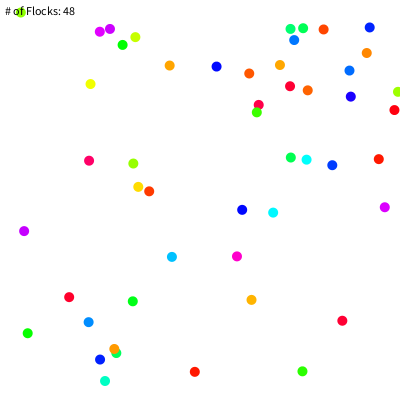
Frame 1 (no input)
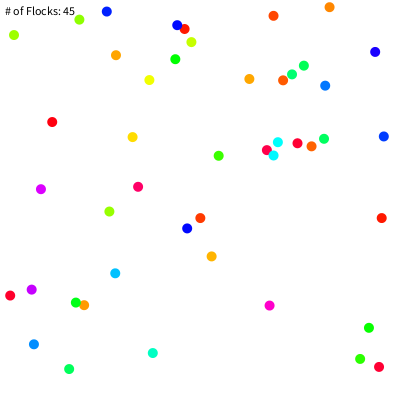
Frame 60 (the mouse pressed at the canvas centre just before this capture)
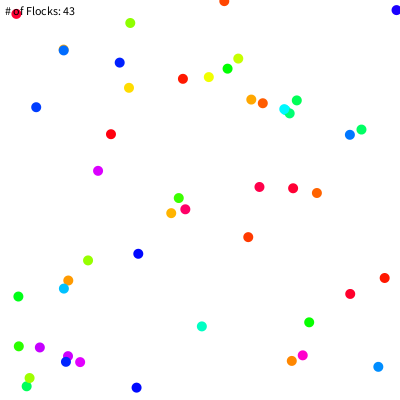
Frame 120 (the mouse held since frame 60 and released just before this capture)

The Processing sketch that drew these frames (run headless with seeded random() and noise(); from frame 60 on, the mouse is pressed at the canvas centre):

// Processing sketch: processing_115639
// ── processing_115639.pde

ArrayList<Flock> allFlocks;
ArrayList<Dot> allDots;
int nDots;

void setup() {
  size(400, 400);
  colorMode(HSB, 100);
  noStroke();

  nDots = 50;

  allFlocks = new ArrayList<Flock>();

  allDots = new ArrayList<Dot>();
  for (int i=0; i<nDots; i++) {
    float x = random(width);
    float y = random(height);
    float s = random(0, 100);
    Dot d = new Dot(x, y, s, 10);
    allDots.add(d);
  }
}

void draw() {
  background(0, 0, 100);

  for (int i=0; i<allDots.size(); i++) {
    Dot ithDot = allDots.get(i);
    Flock iFlock = ithDot.flock;
    PVector ip = ithDot.position;
    
    float shadeDiff = iFlock.avgShade - ithDot.shade;
    if (shadeDiff>1.0) {
      ithDot.shade+=(shadeDiff*ithDot.agreeableness/100.0);
    }

    if (iFlock.stdev>(40.0*ithDot.openness)) {
      iFlock.removeDot(ithDot);
      if (iFlock.flockSize()==0) {
        allFlocks.remove(iFlock);
      }
      Flock fnew = new Flock();
      fnew.addDot(ithDot);
      ithDot.flock = fnew;
    }
    else {
      for (int j=0; j<i; j++) {
        Dot jthDot = allDots.get(j);
        Flock jFlock = jthDot.flock;
        PVector jp = jthDot.position;

        float dx = ip.x-jp.x;
        float dy = ip.y-jp.y;
        float dh = sqrt(dx*dx+dy*dy);

        if (dh > ithDot.radius && dh<ithDot.radius*20) {

          float componentInX = dx/dh;
          float componentInY = dy/dh;
          float proportionToDistanceSquared = 1.0/(dh*dh);

          float attraction = ithDot.checkCompatibility(jthDot.flock.avgShade);

          if (attraction<ithDot.openness*proportionToDistanceSquared*20
          && jFlock.stdev<(30.0*ithDot.openness)) {
            iFlock.removeDot(ithDot);
            jFlock.addDot(ithDot);

            ithDot.flock = jFlock;

            if (iFlock.flockSize()==0) {
              allFlocks.remove(iFlock);
            }
          }
        }
      }
    }
  }

  for (Flock f: allFlocks) {
    f.run();
  }
  
  fill(0,0,0);
  text ("# of Flocks: "  + str(allFlocks.size()), 5,15); 
}


void keyPressed() {
  if (key=='r' || key=='R') {
    allFlocks.clear();
    allDots.clear();
    for (int i=0; i<nDots; i++) {
      float x = random(width);
      float y = random(height);
      float s = random(0, 100);
      Dot d = new Dot(x, y, s, 10);
      allDots.add(d);
    }
  }
}


class Dot {
  PVector position;
  PVector velocity;
  PVector acceleration;
  float shade;
  float radius;
  float maxforce;
  float maxspeed;
  ArrayList<Dot> group; //prioritized members of group this Dot associates with
  //The following are the Dot's characteristics
  float agreeableness; //probability of going w/ flow of group
  float extraversion; //probability of associating with other Dots
  float openness; //probability of being interested in a different color
  float spontaneity; //probability of randomly going off somewhere
  
  Flock flock;

  Dot (float x, float y, float s, float rad) {
    position = new PVector(x, y);

    float angle = random(TWO_PI);
    velocity = new PVector(cos(angle), sin(angle));
    
    acceleration = new PVector(0, 0);

    shade = s;
    
    radius = rad;

    maxspeed = 1.0;
    maxforce = 0.01;

    group = new ArrayList<Dot>();
    flock = new Flock();
    flock.addDot(this);

    agreeableness = random(0, 1.0);
    extraversion = random(0, 1.0);
    openness = random(0, 1.0); 
    spontaneity = random(0, 1.0);
    
//    println(str(shade)+"   "+str(openness));
  }

  float checkCompatibility (float s) {
    float lower = min(s, shade);
    float higher = max(s, shade);
    float shadeDist = min(higher-lower,(100-higher)+lower);
    float distRatio = abs(shadeDist)/100;
    return distRatio;
  }
  
  void updateFlock(Flock f) {
    flock = f;
  }

  void run(ArrayList<Dot> dots) {
    flock(dots);
    update();
    handleBoundaries();
    render();
  }

  void handleBoundaries() {
    if (position.x > width+radius ) position.x -= width;
    if (position.x < 0-radius     ) position.x += width;
    if (position.y > height+radius) position.y -= height;
    if (position.y < 0-radius     ) position.y += height;
  }

  void applyForce (PVector force) {
    acceleration.add(force);
  }

  //From Flocking by Daniel Shiffman
  //http://processing.org/examples/flocking.html
  void flock(ArrayList<Dot> dots) {
    PVector sep = separate(allDots);
    PVector ali = align(dots);
    PVector coh = cohesion(dots);
    sep.mult(1.5);
    coh.mult(1.0);
    ali.mult(1.0);

    applyForce(sep);
    applyForce(coh);
    applyForce(ali);
  }

  // Method to update position
  void update() {
    // Update velocity
    velocity.add(acceleration);
    // Limit speed
    velocity.limit(maxspeed);
    position.add(velocity);
    // Reset accelertion to 0 each cycle
    acceleration.mult(0);
  }

  // A method that calculates and applies a steering force towards a target
  // STEER = DESIRED MINUS VELOCITY
  PVector seek(PVector target) {
    PVector desired = PVector.sub(target, position);  // A vector pointing from the position to the target
    // Scale to maximum speed
    desired.normalize();
    desired.mult(maxspeed);

    // Steering = Desired minus Velocity
    PVector steer = PVector.sub(desired, velocity);
    steer.limit(maxforce);  // Limit to maximum steering force
    return steer;
  }

  // Separation
  // Method checks for nearby dots and steers away
  PVector separate (ArrayList<Dot> dots) {
    float desiredseparation = 15.0f;
    PVector steer = new PVector(0, 0, 0);
    int count = 0;
    // For every dot in the system, check if it's too close
    for (Dot other : dots) {
      float d = PVector.dist(position, other.position);
      // If the distance is greater than 0 and less than an arbitrary amount (0 when you are yourself)
      if ((d > 0) && (d < desiredseparation)) {
        // Calculate vector pointing away from neighbor
        PVector diff = PVector.sub(position, other.position);
        diff.normalize();
        diff.div(d);        // Weight by distance
        steer.add(diff);
        count++;            // Keep track of how many
      }
    }
    // Average -- divide by how many
    if (count > 0) {
      steer.div((float)count);
    }

    // As long as the vector is greater than 0
    if (steer.mag() > 0) {
      // First two lines of code below could be condensed with new PVector setMag() method
      // Not using this method until Processing.js catches up
      // steer.setMag(maxspeed);

      // Implement Reynolds: Steering = Desired - Velocity
      steer.normalize();
      steer.mult(maxspeed);
      steer.sub(velocity);
      steer.limit(maxforce);
    }
    return steer;
  }

  // Alignment
  // For every nearby dot in the system, calculate the average velocity
  PVector align (ArrayList<Dot> dots) {
    float neighbordist = 50;
    PVector sum = new PVector(0, 0);
    int count = 0;
    for (Dot other : dots) {
      float d = PVector.dist(position, other.position);
      if ((d > 0) && (d < neighbordist)) {
        sum.add(other.velocity);
        count++;
      }
    }
    if (count > 0) {
      sum.div((float)count);
      // First two lines of code below could be condensed with new PVector setMag() method
      // Not using this method until Processing.js catches up
      // sum.setMag(maxspeed);

      // Implement Reynolds: Steering = Desired - Velocity
      sum.normalize();
      sum.mult(maxspeed);
      PVector steer = PVector.sub(sum, velocity);
      steer.limit(maxforce);
      return steer;
    } 
    else {
      return new PVector(0, 0);
    }
  }

  // Cohesion
  // For the average position (i.e. center) of all nearby dots, calculate steering vector towards that position
  PVector cohesion (ArrayList<Dot> dots) {
    float neighbordist = 50;
    PVector sum = new PVector(0, 0);   // Start with empty vector to accumulate all positions
    int count = 0;
    for (Dot other : dots) {
      float d = PVector.dist(position, other.position);
      if ((d > 0) && (d < neighbordist)) {
        sum.add(other.position); // Add position
        count++;
      }
    }
    if (count > 0) {
      sum.div(count);
      return seek(sum);  // Steer towards the position
    } 
    else {
      return new PVector(0, 0);
    }
  }

  void render() {
    fill(shade,100,100);
    ellipse(position.x, position.y, radius, radius);
  }
}


class Flock {
  ArrayList<Dot> dots;
  float avgShade;
  float pcx;
  float pcy;
  float stdev;
  
  Flock() {
    dots = new ArrayList<Dot>();
    avgShade = 0;
    pcx = 0;
    pcy = 0;
    stdev = 0;
    allFlocks.add(this);
  }
  
  void updateInfo(){
    float newx = 0;
    float newy = 0;
    int n = dots.size();
    float tempsum = 0;
    float totalShade = avgShade*n;
    for (Dot d: dots) {
      PVector pos = d.position;
      newx+=pos.x;
      newy+=pos.y;
      
      tempsum+=pow((totalShade-d.shade),2);
    }
    
    pcx = newx/dots.size();
    pcy = newy/dots.size();
    
    stdev = sqrt(tempsum/n);
  }
  
  void addDot(Dot d) {
    //Using previous numbers to calculate new avgs for runtime 
    int n0 = dots.size();
    float totShade0 = avgShade*n0;
    int n = n0+1;
    float totShade = totShade0+d.shade;
    //Update the avg
    avgShade = totShade/n;
    
    d.updateFlock(this);
    dots.add(d);
  }
  
  void removeDot(Dot d) {
    //Using previous numbers to calculate new avgs for runtime 
    int n0 = dots.size();
    float totShade0 = avgShade*n0;
    int n = n0-1;
    float totShade = totShade0-d.shade;
    //Update the avg
    avgShade = totShade/n;
    
    dots.remove(d);
  }
  
  int flockSize() {
    return dots.size();
  }
  
  void run() {
    for (Dot d: dots) {
      d.run(dots);
    }
  }
}
